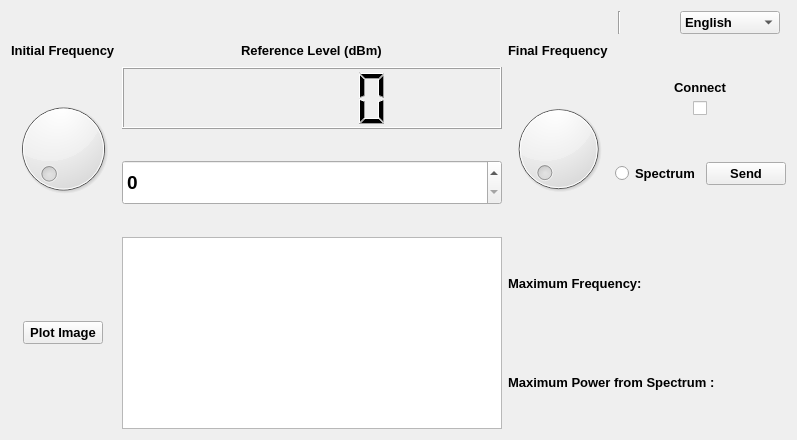
      <widget class="QWidget" name="tab_2">
       <attribute name="title">
        <string>Agilent MXA N9020A</string>
       </attribute>
       <layout class="QGridLayout" name="gridLayout_6">
        <item row="1" column="0">
         <layout class="QGridLayout" name="gridLayout_5">
          <item row="1" column="3" rowspan="5">
           <layout class="QVBoxLayout" name="verticalLayout_4">
            <item>
             <spacer name="verticalSpacer_4">
              <property name="orientation">
               <enum>Qt::Vertical</enum>
              </property>
              <property name="sizeType">
               <enum>QSizePolicy::Fixed</enum>
              </property>
              <property name="sizeHint" stdset="0">
               <size>
                <width>20</width>
                <height>40</height>
               </size>
              </property>
             </spacer>
            </item>
            <item alignment="Qt::AlignHCenter">
             <widget class="QLabel" name="label_35">
              <property name="sizePolicy">
               <sizepolicy hsizetype="Minimum" vsizetype="Minimum">
                <horstretch>0</horstretch>
                <verstretch>0</verstretch>
               </sizepolicy>
              </property>
              <property name="font">
               <font>
                <pointsize>10</pointsize>
                <weight>75</weight>
                <bold>true</bold>
               </font>
              </property>
              <property name="text">
               <string>Connect</string>
              </property>
             </widget>
            </item>
            <item alignment="Qt::AlignHCenter">
             <widget class="QCheckBox" name="checkBox_4">
              <property name="sizePolicy">
               <sizepolicy hsizetype="Fixed" vsizetype="Fixed">
                <horstretch>0</horstretch>
                <verstretch>0</verstretch>
               </sizepolicy>
              </property>
              <property name="text">
               <string/>
              </property>
              <property name="icon">
               <iconset>
                <normaloff>../../../../GUI/images/switch-off.png</normaloff>../../../../GUI/images/switch-off.png</iconset>
              </property>
              <property name="iconSize">
               <size>
                <width>60</width>
                <height>60</height>
               </size>
              </property>
             </widget>
            </item>
            <item>
             <spacer name="verticalSpacer_3">
              <property name="orientation">
               <enum>Qt::Vertical</enum>
              </property>
              <property name="sizeType">
               <enum>QSizePolicy::Expanding</enum>
              </property>
              <property name="sizeHint" stdset="0">
               <size>
                <width>20</width>
                <height>40</height>
               </size>
              </property>
             </spacer>
            </item>
           </layout>
          </item>
          <item row="1" column="2" alignment="Qt::AlignHCenter">
           <widget class="QLabel" name="label_33">
            <property name="font">
             <font>
              <pointsize>10</pointsize>
              <weight>75</weight>
              <bold>true</bold>
             </font>
            </property>
            <property name="text">
             <string>Final Frequency</string>
            </property>
           </widget>
          </item>
          <item row="2" column="2" rowspan="7">
           <widget class="QDial" name="dial_12"/>
          </item>
          <item row="1" column="1" alignment="Qt::AlignHCenter">
           <widget class="QLabel" name="label_32">
            <property name="font">
             <font>
              <pointsize>10</pointsize>
              <weight>75</weight>
              <bold>true</bold>
             </font>
            </property>
            <property name="text">
             <string>Reference Level (dBm)</string>
            </property>
           </widget>
          </item>
          <item row="8" column="3">
           <spacer name="verticalSpacer_2">
            <property name="orientation">
             <enum>Qt::Vertical</enum>
            </property>
            <property name="sizeType">
             <enum>QSizePolicy::Fixed</enum>
            </property>
            <property name="sizeHint" stdset="0">
             <size>
              <width>20</width>
              <height>40</height>
             </size>
            </property>
           </spacer>
          </item>
          <item row="6" column="3">
           <layout class="QHBoxLayout" name="horizontalLayout_4">
            <item>
             <widget class="QRadioButton" name="radioButton_3">
              <property name="font">
               <font>
                <pointsize>10</pointsize>
                <weight>75</weight>
                <bold>true</bold>
               </font>
              </property>
              <property name="text">
               <string>Spectrum</string>
              </property>
             </widget>
            </item>
            <item>
             <widget class="QPushButton" name="pushButton_5">
              <property name="font">
               <font>
                <pointsize>10</pointsize>
                <weight>75</weight>
                <bold>true</bold>
               </font>
              </property>
              <property name="text">
               <string>Send</string>
              </property>
             </widget>
            </item>
           </layout>
          </item>
          <item row="1" column="0" alignment="Qt::AlignHCenter">
           <widget class="QLabel" name="label_31">
            <property name="font">
             <font>
              <pointsize>10</pointsize>
              <weight>75</weight>
              <bold>true</bold>
             </font>
            </property>
            <property name="text">
             <string>Initial Frequency</string>
            </property>
           </widget>
          </item>
          <item row="10" column="2" colspan="2">
           <layout class="QVBoxLayout" name="verticalLayout_6">
            <item>
             <layout class="QHBoxLayout" name="horizontalLayout_6">
              <item alignment="Qt::AlignHCenter">
               <widget class="QLabel" name="label_29">
                <property name="font">
                 <font>
                  <pointsize>10</pointsize>
                  <weight>75</weight>
                  <bold>true</bold>
                 </font>
                </property>
                <property name="text">
                 <string>Maximum Frequency: </string>
                </property>
               </widget>
              </item>
              <item alignment="Qt::AlignLeft">
               <widget class="QLabel" name="label_39">
                <property name="text">
                 <string/>
                </property>
               </widget>
              </item>
             </layout>
            </item>
            <item>
             <layout class="QHBoxLayout" name="horizontalLayout_7">
              <item alignment="Qt::AlignHCenter">
               <widget class="QLabel" name="label_30">
                <property name="font">
                 <font>
                  <pointsize>10</pointsize>
                  <weight>75</weight>
                  <bold>true</bold>
                 </font>
                </property>
                <property name="text">
                 <string>Maximum Power from Spectrum : </string>
                </property>
               </widget>
              </item>
              <item alignment="Qt::AlignLeft">
               <widget class="QLabel" name="label_40">
                <property name="text">
                 <string/>
                </property>
               </widget>
              </item>
             </layout>
            </item>
           </layout>
          </item>
          <item row="0" column="3">
           <layout class="QHBoxLayout" name="horizontalLayout_3">
            <item>
             <widget class="Line" name="line_3">
              <property name="orientation">
               <enum>Qt::Vertical</enum>
              </property>
             </widget>
            </item>
            <item>
             <widget class="QLabel" name="label_34">
              <property name="sizePolicy">
               <sizepolicy hsizetype="Fixed" vsizetype="Minimum">
                <horstretch>0</horstretch>
                <verstretch>0</verstretch>
               </sizepolicy>
              </property>
              <property name="maximumSize">
               <size>
                <width>41</width>
                <height>21</height>
               </size>
              </property>
              <property name="text">
               <string/>
              </property>
              <property name="pixmap">
               <pixmap>../../../../GUI/images/uk.png</pixmap>
              </property>
              <property name="scaledContents">
               <bool>true</bool>
              </property>
             </widget>
            </item>
            <item>
             <widget class="QComboBox" name="comboBox_3">
              <property name="sizePolicy">
               <sizepolicy hsizetype="Minimum" vsizetype="Fixed">
                <horstretch>0</horstretch>
                <verstretch>0</verstretch>
               </sizepolicy>
              </property>
              <property name="maximumSize">
               <size>
                <width>100</width>
                <height>30</height>
               </size>
              </property>
              <property name="font">
               <font>
                <pointsize>10</pointsize>
                <weight>75</weight>
                <bold>true</bold>
               </font>
              </property>
              <item>
               <property name="text">
                <string>English</string>
               </property>
              </item>
              <item>
               <property name="text">
                <string>Spanish</string>
               </property>
              </item>
             </widget>
            </item>
           </layout>
          </item>
          <item row="10" column="1">
           <widget class="QGraphicsView" name="graphicsView_6">
            <property name="sizePolicy">
             <sizepolicy hsizetype="Expanding" vsizetype="Expanding">
              <horstretch>0</horstretch>
              <verstretch>0</verstretch>
             </sizepolicy>
            </property>
            <property name="maximumSize">
             <size>
              <width>500</width>
              <height>300</height>
             </size>
            </property>
           </widget>
          </item>
          <item row="2" column="0" rowspan="7">
           <widget class="QDial" name="dial_11"/>
          </item>
          <item row="10" column="0" alignment="Qt::AlignHCenter">
           <widget class="QPushButton" name="pushButton_6">
            <property name="maximumSize">
             <size>
              <width>500</width>
              <height>16777215</height>
             </size>
            </property>
            <property name="font">
             <font>
              <pointsize>10</pointsize>
              <weight>75</weight>
              <bold>true</bold>
             </font>
            </property>
            <property name="text">
             <string>Plot Image</string>
            </property>
           </widget>
          </item>
          <item row="5" column="1" rowspan="4">
           <layout class="QVBoxLayout" name="verticalLayout_7">
            <item alignment="Qt::AlignHCenter">
             <widget class="QSpinBox" name="spinBox_2">
              <property name="minimumSize">
               <size>
                <width>380</width>
                <height>0</height>
               </size>
              </property>
              <property name="maximumSize">
               <size>
                <width>300</width>
                <height>45</height>
               </size>
              </property>
              <property name="font">
               <font>
                <pointsize>14</pointsize>
                <weight>75</weight>
                <bold>true</bold>
               </font>
              </property>
             </widget>
            </item>
           </layout>
          </item>
          <item row="2" column="1" rowspan="3">
           <widget class="QLCDNumber" name="lcdNumber_6">
            <property name="maximumSize">
             <size>
              <width>16777215</width>
              <height>150</height>
             </size>
            </property>
           </widget>
          </item>
         </layout>
        </item>
       </layout>
      </widget>
